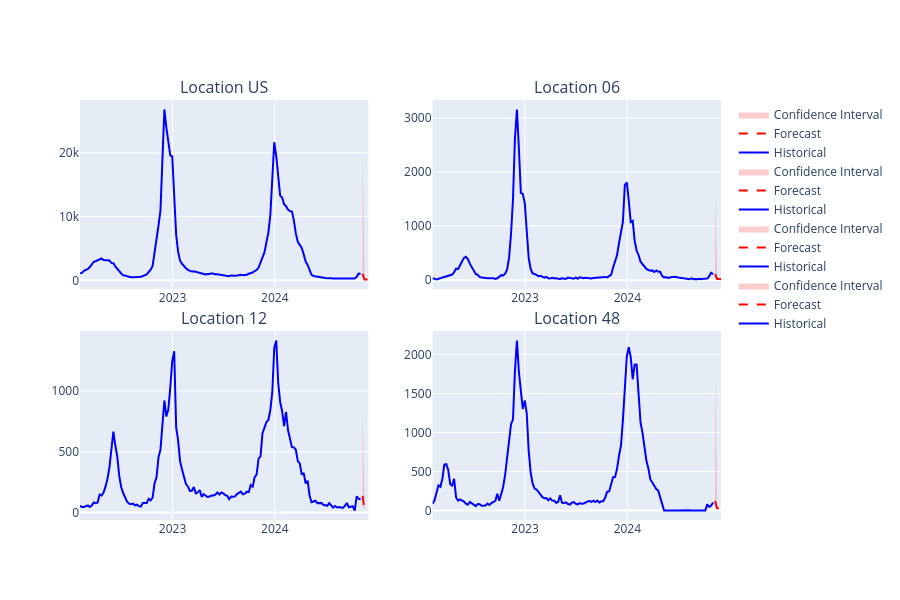

Notebook code for this chart:
### Code cell
# Alternative: Use plotly for better datetime handling (if available)
try:
    import plotly.graph_objects as go
    from plotly.subplots import make_subplots
    
    if 'forecast_file' in results:
        # Create subplots
        fig = make_subplots(
            rows=2, cols=2,
            subplot_titles=[f'Location {loc}' for loc in target_locations],
            vertical_spacing=0.1
        )
        
        for i, location in enumerate(target_locations):
            # Get data
            hist_data = data[data['location'] == location].sort_values('date')
            forecast_data = forecasts[forecasts['location'] == location].sort_values('forecast_date')
            
            # Convert dates
            hist_dates = pd.to_datetime(hist_data['date'])
            forecast_dates = pd.to_datetime(forecast_data['forecast_date'])
            
            # Calculate subplot position
            row = (i // 2) + 1
            col = (i % 2) + 1
            
            # Add historical data
            fig.add_trace(
                go.Scatter(x=hist_dates, y=hist_data['value'],
                          mode='lines', name='Historical', line=dict(color='blue')),
                row=row, col=col
            )
            
            # Add forecasts
            fig.add_trace(
                go.Scatter(x=forecast_dates, y=forecast_data['forecast'],
                          mode='lines', name='Forecast', line=dict(color='red', dash='dash')),
                row=row, col=col
            )
            
            # Add confidence intervals if available
            if 'confidence_lower' in forecast_data.columns:
                fig.add_trace(
                    go.Scatter(x=forecast_dates, y=forecast_data['confidence_upper'],
                              mode='lines', line=dict(width=0), showlegend=False),
                    row=row, col=col
                )
                fig.add_trace(
                    go.Scatter(x=forecast_dates, y=forecast_data['confidence_lower'],
                              mode='lines', line=dict(width=0), fill='tonexty',
                              fillcolor='rgba(255,0,0,0.2)', name='Confidence Interval'),
                    row=row, col=col
                )
        
        fig.update_layout(height=600, showlegend=True)
        fig.show()
    else:
        print("No forecast data available for visualization")
        
except ImportError:
    print("Plotly not available, using matplotlib instead")
    # Fall back to the simple matplotlib approach above

### Figure 1 — Plotly figure (JSON) as saved in the notebook; plotly's stock layout.template omitted (floating-point values rounded to 4 significant figures; data arrays with more than 128 entries replaced by an {"elided": "..."} marker saying what was removed)
{"data": [{"line": {"color": "blue"}, "mode": "lines", "name": "Historical", "type": "scatter", "x": {"elided": "144 str values"}, "xaxis": "x", "y": {"elided": "144 float values"}, "yaxis": "y"}, {"line": {"color": "red", "dash": "dash"}, "mode": "lines", "name": "Forecast", "type": "scatter", "x": ["2024-11-09T00:00:00.000000000", "2024-11-16T00:00:00.000000000", "2024-11-23T00:00:00.000000000", "2024-11-30T00:00:00.000000000"], "xaxis": "x", "y": [1009.0, 120.6, 120.6, 120.6], "yaxis": "y"}, {"line": {"width": 0}, "mode": "lines", "showlegend": false, "type": "scatter", "x": ["2024-11-09T00:00:00.000000000", "2024-11-16T00:00:00.000000000", "2024-11-23T00:00:00.000000000", "2024-11-30T00:00:00.000000000"], "xaxis": "x", "y": [20640.0, 120.6, 120.6, 120.6], "yaxis": "y"}, {"fill": "tonexty", "fillcolor": "rgba(255,0,0,0.2)", "line": {"width": 0}, "mode": "lines", "name": "Confidence Interval", "type": "scatter", "x": ["2024-11-09T00:00:00.000000000", "2024-11-16T00:00:00.000000000", "2024-11-23T00:00:00.000000000", "2024-11-30T00:00:00.000000000"], "xaxis": "x", "y": [221.4, 120.6, 120.6, 120.6], "yaxis": "y"}, {"line": {"color": "blue"}, "mode": "lines", "name": "Historical", "type": "scatter", "x": {"elided": "144 str values"}, "xaxis": "x2", "y": {"elided": "144 float values"}, "yaxis": "y2"}, {"line": {"color": "red", "dash": "dash"}, "mode": "lines", "name": "Forecast", "type": "scatter", "x": ["2024-11-09T00:00:00.000000000", "2024-11-16T00:00:00.000000000", "2024-11-23T00:00:00.000000000", "2024-11-30T00:00:00.000000000"], "xaxis": "x2", "y": [109.9, 23.28, 23.28, 23.28], "yaxis": "y2"}, {"line": {"width": 0}, "mode": "lines", "showlegend": false, "type": "scatter", "x": ["2024-11-09T00:00:00.000000000", "2024-11-16T00:00:00.000000000", "2024-11-23T00:00:00.000000000", "2024-11-30T00:00:00.000000000"], "xaxis": "x2", "y": [1662.0, 23.28, 23.28, 23.28], "yaxis": "y2"}, {"fill": "tonexty", "fillcolor": "rgba(255,0,0,0.2)", "line": {"width": 0}, "mode": "lines", "name": "Confidence Interval", "type": "scatter", "x": ["2024-11-09T00:00:00.000000000", "2024-11-16T00:00:00.000000000", "2024-11-23T00:00:00.000000000", "2024-11-30T00:00:00.000000000"], "xaxis": "x2", "y": [27.42, 23.28, 23.28, 23.28], "yaxis": "y2"}, {"line": {"color": "blue"}, "mode": "lines", "name": "Historical", "type": "scatter", "x": {"elided": "144 str values"}, "xaxis": "x3", "y": {"elided": "144 float values"}, "yaxis": "y3"}, {"line": {"color": "red", "dash": "dash"}, "mode": "lines", "name": "Forecast", "type": "scatter", "x": ["2024-11-09T00:00:00.000000000", "2024-11-16T00:00:00.000000000", "2024-11-23T00:00:00.000000000", "2024-11-30T00:00:00.000000000"], "xaxis": "x3", "y": [137.0, 24.75, 24.75, 24.75], "yaxis": "y3"}, {"line": {"width": 0}, "mode": "lines", "showlegend": false, "type": "scatter", "x": ["2024-11-09T00:00:00.000000000", "2024-11-16T00:00:00.000000000", "2024-11-23T00:00:00.000000000", "2024-11-30T00:00:00.000000000"], "xaxis": "x3", "y": [885.4, 24.75, 24.75, 24.75], "yaxis": "y3"}, {"fill": "tonexty", "fillcolor": "rgba(255,0,0,0.2)", "line": {"width": 0}, "mode": "lines", "name": "Confidence Interval", "type": "scatter", "x": ["2024-11-09T00:00:00.000000000", "2024-11-16T00:00:00.000000000", "2024-11-23T00:00:00.000000000", "2024-11-30T00:00:00.000000000"], "xaxis": "x3", "y": [55.29, 24.75, 24.75, 24.75], "yaxis": "y3"}, {"line": {"color": "blue"}, "mode": "lines", "name": "Historical", "type": "scatter", "x": {"elided": "144 str values"}, "xaxis": "x4", "y": {"elided": "144 float values"}, "yaxis": "y4"}, {"line": {"color": "red", "dash": "dash"}, "mode": "lines", "name": "Forecast", "type": "scatter", "x": ["2024-11-09T00:00:00.000000000", "2024-11-16T00:00:00.000000000", "2024-11-23T00:00:00.000000000", "2024-11-30T00:00:00.000000000"], "xaxis": "x4", "y": [121.2, 30.23, 30.23, 30.23], "yaxis": "y4"}, {"line": {"width": 0}, "mode": "lines", "showlegend": false, "type": "scatter", "x": ["2024-11-09T00:00:00.000000000", "2024-11-16T00:00:00.000000000", "2024-11-23T00:00:00.000000000", "2024-11-30T00:00:00.000000000"], "xaxis": "x4", "y": [1834.0, 30.23, 30.23, 30.23], "yaxis": "y4"}, {"fill": "tonexty", "fillcolor": "rgba(255,0,0,0.2)", "line": {"width": 0}, "mode": "lines", "name": "Confidence Interval", "type": "scatter", "x": ["2024-11-09T00:00:00.000000000", "2024-11-16T00:00:00.000000000", "2024-11-23T00:00:00.000000000", "2024-11-30T00:00:00.000000000"], "xaxis": "x4", "y": [34.03, 30.23, 30.23, 30.23], "yaxis": "y4"}], "layout": {"annotations": [{"font": {"size": 16}, "showarrow": false, "text": "Location US", "x": 0.225, "xanchor": "center", "xref": "paper", "y": 1, "yanchor": "bottom", "yref": "paper"}, {"font": {"size": 16}, "showarrow": false, "text": "Location 06", "x": 0.775, "xanchor": "center", "xref": "paper", "y": 1, "yanchor": "bottom", "yref": "paper"}, {"font": {"size": 16}, "showarrow": false, "text": "Location 12", "x": 0.225, "xanchor": "center", "xref": "paper", "y": 0.45, "yanchor": "bottom", "yref": "paper"}, {"font": {"size": 16}, "showarrow": false, "text": "Location 48", "x": 0.775, "xanchor": "center", "xref": "paper", "y": 0.45, "yanchor": "bottom", "yref": "paper"}], "height": 600, "showlegend": true, "xaxis": {"anchor": "y", "domain": [0, 0.45]}, "xaxis2": {"anchor": "y2", "domain": [0.55, 1]}, "xaxis3": {"anchor": "y3", "domain": [0, 0.45]}, "xaxis4": {"anchor": "y4", "domain": [0.55, 1]}, "yaxis": {"anchor": "x", "domain": [0.55, 1]}, "yaxis2": {"anchor": "x2", "domain": [0.55, 1]}, "yaxis3": {"anchor": "x3", "domain": [0, 0.45]}, "yaxis4": {"anchor": "x4", "domain": [0, 0.45]}}}
